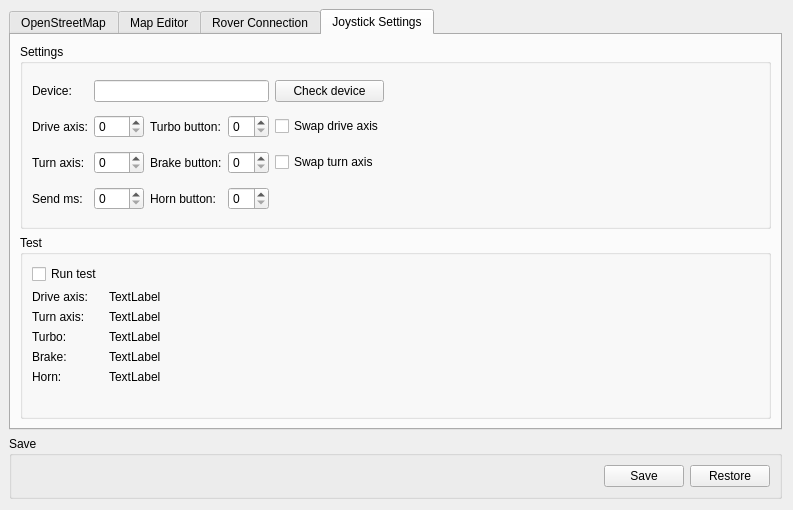
<?xml version="1.0" encoding="UTF-8"?>
<ui version="4.0">
 <class>SettingsForm</class>
 <widget class="QWidget" name="SettingsForm">
  <property name="geometry">
   <rect>
    <x>0</x>
    <y>0</y>
    <width>793</width>
    <height>510</height>
   </rect>
  </property>
  <property name="windowTitle">
   <string>Form</string>
  </property>
  <layout class="QGridLayout" name="gridLayout">
   <property name="leftMargin">
    <number>9</number>
   </property>
   <property name="topMargin">
    <number>9</number>
   </property>
   <item row="2" column="0">
    <widget class="QGroupBox" name="groupBox_2">
     <property name="title">
      <string>Save</string>
     </property>
     <layout class="QHBoxLayout" name="horizontalLayout">
      <item>
       <spacer name="horizontalSpacer_2">
        <property name="orientation">
         <enum>Qt::Horizontal</enum>
        </property>
        <property name="sizeHint" stdset="0">
         <size>
          <width>40</width>
          <height>20</height>
         </size>
        </property>
       </spacer>
      </item>
      <item>
       <widget class="QPushButton" name="pushButton_save_settings">
        <property name="text">
         <string>Save</string>
        </property>
       </widget>
      </item>
      <item>
       <widget class="QPushButton" name="pushButton_restore_settings">
        <property name="text">
         <string>Restore</string>
        </property>
       </widget>
      </item>
     </layout>
    </widget>
   </item>
   <item row="1" column="0">
    <widget class="QTabWidget" name="tabWidget">
     <property name="currentIndex">
      <number>3</number>
     </property>
     <widget class="QWidget" name="tabOpenStreetMap">
      <attribute name="title">
       <string>OpenStreetMap</string>
      </attribute>
      <layout class="QGridLayout" name="gridLayout_3">
       <item row="0" column="0">
        <widget class="QGroupBox" name="groupBox">
         <property name="title">
          <string>Resource:</string>
         </property>
         <layout class="QGridLayout" name="gridLayout_2">
          <item row="2" column="0">
           <widget class="QLabel" name="label_2">
            <property name="text">
             <string>Missing tile:</string>
            </property>
           </widget>
          </item>
          <item row="1" column="2">
           <spacer name="horizontalSpacer">
            <property name="orientation">
             <enum>Qt::Horizontal</enum>
            </property>
            <property name="sizeHint" stdset="0">
             <size>
              <width>40</width>
              <height>20</height>
             </size>
            </property>
           </spacer>
          </item>
          <item row="2" column="3">
           <widget class="QToolButton" name="toolButton_missing_tile_pick_directory">
            <property name="text">
             <string>...</string>
            </property>
           </widget>
          </item>
          <item row="1" column="1">
           <widget class="QComboBox" name="comboBox_tiles_format">
            <item>
             <property name="text">
              <string>png</string>
             </property>
            </item>
            <item>
             <property name="text">
              <string>jpeg</string>
             </property>
            </item>
           </widget>
          </item>
          <item row="4" column="1" colspan="2">
           <widget class="QLineEdit" name="lineEdit_cache_dir"/>
          </item>
          <item row="2" column="1" colspan="2">
           <widget class="QLineEdit" name="lineEdit_missing_tile"/>
          </item>
          <item row="0" column="0">
           <widget class="QLabel" name="label">
            <property name="text">
             <string>OSM Server:</string>
            </property>
           </widget>
          </item>
          <item row="1" column="0">
           <widget class="QLabel" name="label_4">
            <property name="text">
             <string>Tiles firmat:</string>
            </property>
           </widget>
          </item>
          <item row="0" column="1" colspan="3">
           <widget class="QLineEdit" name="lineEdit_osm_server"/>
          </item>
          <item row="4" column="0">
           <widget class="QLabel" name="label_3">
            <property name="text">
             <string>Cache folder:</string>
            </property>
           </widget>
          </item>
          <item row="4" column="3">
           <widget class="QToolButton" name="toolButton_cache_pick_directory">
            <property name="text">
             <string>...</string>
            </property>
           </widget>
          </item>
          <item row="5" column="0" colspan="2">
           <widget class="QPushButton" name="pushButton_clear_cache">
            <property name="text">
             <string>Clear cache</string>
            </property>
           </widget>
          </item>
         </layout>
        </widget>
       </item>
       <item row="1" column="0">
        <spacer name="verticalSpacer">
         <property name="orientation">
          <enum>Qt::Vertical</enum>
         </property>
         <property name="sizeHint" stdset="0">
          <size>
           <width>20</width>
           <height>40</height>
          </size>
         </property>
        </spacer>
       </item>
       <item row="0" column="1">
        <spacer name="horizontalSpacer_6">
         <property name="orientation">
          <enum>Qt::Horizontal</enum>
         </property>
         <property name="sizeHint" stdset="0">
          <size>
           <width>40</width>
           <height>20</height>
          </size>
         </property>
        </spacer>
       </item>
      </layout>
     </widget>
     <widget class="QWidget" name="tabMapEditor">
      <attribute name="title">
       <string>Map Editor</string>
      </attribute>
      <layout class="QGridLayout" name="gridLayout_6">
       <item row="1" column="0">
        <widget class="QGroupBox" name="groupBox_4">
         <property name="title">
          <string>Style</string>
         </property>
         <layout class="QGridLayout" name="gridLayout_5">
          <item row="4" column="0">
           <widget class="QLabel" name="label_9">
            <property name="text">
             <string>Not editable route opacity:</string>
            </property>
           </widget>
          </item>
          <item row="0" column="0">
           <widget class="QLabel" name="label_8">
            <property name="text">
             <string>Marker color:</string>
            </property>
           </widget>
          </item>
          <item row="0" column="1">
           <widget class="QToolButton" name="toolButton_select_marker_color">
            <property name="text">
             <string>...</string>
            </property>
           </widget>
          </item>
          <item row="3" column="1">
           <widget class="QDoubleSpinBox" name="doubleSpinBox_route_opacity">
            <property name="maximum">
             <double>1.000000000000000</double>
            </property>
            <property name="singleStep">
             <double>0.100000000000000</double>
            </property>
            <property name="value">
             <double>1.000000000000000</double>
            </property>
           </widget>
          </item>
          <item row="4" column="1">
           <widget class="QDoubleSpinBox" name="doubleSpinBox_not_route_opacity">
            <property name="maximum">
             <double>1.000000000000000</double>
            </property>
            <property name="singleStep">
             <double>0.100000000000000</double>
            </property>
            <property name="value">
             <double>0.250000000000000</double>
            </property>
           </widget>
          </item>
          <item row="3" column="0">
           <widget class="QLabel" name="label_10">
            <property name="text">
             <string>Editable route opacity:</string>
            </property>
           </widget>
          </item>
          <item row="1" column="0">
           <widget class="QLabel" name="label_11">
            <property name="text">
             <string>Active Marker color:</string>
            </property>
           </widget>
          </item>
          <item row="1" column="1">
           <widget class="QToolButton" name="toolButton_select_selected_marker_color">
            <property name="text">
             <string>...</string>
            </property>
           </widget>
          </item>
          <item row="2" column="0">
           <widget class="QLabel" name="label_7">
            <property name="text">
             <string>Selected route color:</string>
            </property>
           </widget>
          </item>
          <item row="2" column="1">
           <widget class="QToolButton" name="toolButton_select_selected_route_color">
            <property name="text">
             <string>...</string>
            </property>
           </widget>
          </item>
          <item row="4" column="2">
           <spacer name="horizontalSpacer_3">
            <property name="orientation">
             <enum>Qt::Horizontal</enum>
            </property>
            <property name="sizeHint" stdset="0">
             <size>
              <width>40</width>
              <height>20</height>
             </size>
            </property>
           </spacer>
          </item>
         </layout>
        </widget>
       </item>
       <item row="3" column="0">
        <spacer name="verticalSpacer_2">
         <property name="orientation">
          <enum>Qt::Vertical</enum>
         </property>
         <property name="sizeHint" stdset="0">
          <size>
           <width>20</width>
           <height>40</height>
          </size>
         </property>
        </spacer>
       </item>
       <item row="2" column="0">
        <widget class="QGroupBox" name="groupBox_5">
         <property name="title">
          <string>Other</string>
         </property>
         <layout class="QGridLayout" name="gridLayout_7">
          <item row="0" column="0">
           <widget class="QLabel" name="label_12">
            <property name="text">
             <string>Start from location:</string>
            </property>
           </widget>
          </item>
          <item row="0" column="1">
           <widget class="QLineEdit" name="lineEdit_start_location_name"/>
          </item>
         </layout>
        </widget>
       </item>
       <item row="0" column="0">
        <widget class="QGroupBox" name="groupBox_3">
         <property name="title">
          <string>Resources</string>
         </property>
         <layout class="QGridLayout" name="gridLayout_4">
          <item row="0" column="1">
           <widget class="QLineEdit" name="lineEdit_locations_storage_file"/>
          </item>
          <item row="1" column="2">
           <widget class="QToolButton" name="toolButton_select_routes_file">
            <property name="text">
             <string>...</string>
            </property>
           </widget>
          </item>
          <item row="0" column="2">
           <widget class="QToolButton" name="toolButton_select_location_file">
            <property name="text">
             <string>...</string>
            </property>
           </widget>
          </item>
          <item row="1" column="0">
           <widget class="QLabel" name="label_6">
            <property name="text">
             <string>Routes storage file:</string>
            </property>
           </widget>
          </item>
          <item row="1" column="1">
           <widget class="QLineEdit" name="lineEdit_routes_storage_file"/>
          </item>
          <item row="0" column="0">
           <widget class="QLabel" name="label_5">
            <property name="text">
             <string>Locations storage file:</string>
            </property>
           </widget>
          </item>
         </layout>
        </widget>
       </item>
       <item row="0" column="1">
        <spacer name="horizontalSpacer_7">
         <property name="orientation">
          <enum>Qt::Horizontal</enum>
         </property>
         <property name="sizeHint" stdset="0">
          <size>
           <width>40</width>
           <height>20</height>
          </size>
         </property>
        </spacer>
       </item>
      </layout>
     </widget>
     <widget class="QWidget" name="tabRoverConnection">
      <attribute name="title">
       <string>Rover Connection</string>
      </attribute>
      <layout class="QGridLayout" name="gridLayout_10">
       <item row="0" column="1">
        <spacer name="horizontalSpacer_4">
         <property name="orientation">
          <enum>Qt::Horizontal</enum>
         </property>
         <property name="sizeHint" stdset="0">
          <size>
           <width>40</width>
           <height>20</height>
          </size>
         </property>
        </spacer>
       </item>
       <item row="0" column="0">
        <widget class="QGroupBox" name="groupBox_6">
         <property name="title">
          <string>Address:</string>
         </property>
         <layout class="QGridLayout" name="gridLayout_11">
          <item row="1" column="0">
           <widget class="QLabel" name="label_14">
            <property name="text">
             <string>Info Port:</string>
            </property>
           </widget>
          </item>
          <item row="1" column="1">
           <widget class="QSpinBox" name="spinBox_rover_info_port">
            <property name="maximumSize">
             <size>
              <width>350</width>
              <height>16777215</height>
             </size>
            </property>
            <property name="minimum">
             <number>1</number>
            </property>
            <property name="maximum">
             <number>65535</number>
            </property>
           </widget>
          </item>
          <item row="0" column="0">
           <widget class="QLabel" name="label_13">
            <property name="text">
             <string>Addr:</string>
            </property>
           </widget>
          </item>
          <item row="0" column="1" colspan="2">
           <widget class="QLineEdit" name="lineEdit_rover_addr">
            <property name="text">
             <string>localhost</string>
            </property>
           </widget>
          </item>
         </layout>
        </widget>
       </item>
       <item row="1" column="0" colspan="2">
        <widget class="QGroupBox" name="groupBox_7">
         <property name="title">
          <string>Security</string>
         </property>
         <layout class="QGridLayout" name="gridLayout_8">
          <item row="0" column="0">
           <widget class="QLabel" name="label_15">
            <property name="text">
             <string>Cert:</string>
            </property>
           </widget>
          </item>
          <item row="2" column="1">
           <widget class="QLineEdit" name="lineEdit_ca_certs"/>
          </item>
          <item row="3" column="0" colspan="4">
           <widget class="QCheckBox" name="checkBox_infi_with_ssl">
            <property name="text">
             <string>Info with SSL</string>
            </property>
           </widget>
          </item>
          <item row="0" column="1">
           <widget class="QLineEdit" name="lineEdit_cert_path"/>
          </item>
          <item row="1" column="0">
           <widget class="QLabel" name="label_16">
            <property name="text">
             <string>PK:</string>
            </property>
           </widget>
          </item>
          <item row="2" column="3">
           <widget class="QPushButton" name="pushButton_open_ca_cert">
            <property name="maximumSize">
             <size>
              <width>25</width>
              <height>16777215</height>
             </size>
            </property>
            <property name="text">
             <string>...</string>
            </property>
           </widget>
          </item>
          <item row="2" column="0">
           <widget class="QLabel" name="label_17">
            <property name="text">
             <string>CA:</string>
            </property>
           </widget>
          </item>
          <item row="1" column="1">
           <widget class="QLineEdit" name="lineEdit_private_key"/>
          </item>
          <item row="1" column="3">
           <widget class="QPushButton" name="pushButton_open_pk">
            <property name="maximumSize">
             <size>
              <width>25</width>
              <height>16777215</height>
             </size>
            </property>
            <property name="text">
             <string>...</string>
            </property>
           </widget>
          </item>
          <item row="0" column="3">
           <widget class="QPushButton" name="pushButton_open_cert">
            <property name="maximumSize">
             <size>
              <width>25</width>
              <height>16777215</height>
             </size>
            </property>
            <property name="text">
             <string>...</string>
            </property>
           </widget>
          </item>
         </layout>
        </widget>
       </item>
       <item row="4" column="1">
        <spacer name="verticalSpacer_3">
         <property name="orientation">
          <enum>Qt::Vertical</enum>
         </property>
         <property name="sizeHint" stdset="0">
          <size>
           <width>20</width>
           <height>40</height>
          </size>
         </property>
        </spacer>
       </item>
       <item row="1" column="2" colspan="2">
        <spacer name="horizontalSpacer_8">
         <property name="orientation">
          <enum>Qt::Horizontal</enum>
         </property>
         <property name="sizeHint" stdset="0">
          <size>
           <width>40</width>
           <height>20</height>
          </size>
         </property>
        </spacer>
       </item>
       <item row="2" column="0">
        <widget class="QGroupBox" name="groupBox_8">
         <property name="title">
          <string>Other</string>
         </property>
         <layout class="QGridLayout" name="gridLayout_9">
          <item row="0" column="0">
           <widget class="QPushButton" name="pushButton_connection_test">
            <property name="text">
             <string>Test connection</string>
            </property>
           </widget>
          </item>
          <item row="1" column="0">
           <widget class="QPushButton" name="pushButton_reset_pass">
            <property name="text">
             <string>Reset password</string>
            </property>
           </widget>
          </item>
         </layout>
        </widget>
       </item>
       <item row="2" column="1">
        <widget class="QGroupBox" name="groupBox_9">
         <property name="title">
          <string>Services</string>
         </property>
         <layout class="QFormLayout" name="formLayout">
          <item row="0" column="0">
           <widget class="QLabel" name="label_18">
            <property name="text">
             <string>Sensors:</string>
            </property>
           </widget>
          </item>
          <item row="0" column="1">
           <widget class="QLineEdit" name="lineEdit_sensors_service"/>
          </item>
          <item row="1" column="0">
           <widget class="QLabel" name="label_19">
            <property name="text">
             <string>Driver:</string>
            </property>
           </widget>
          </item>
          <item row="1" column="1">
           <widget class="QLineEdit" name="lineEdit_driver_service"/>
          </item>
          <item row="2" column="0">
           <widget class="QLabel" name="label_20">
            <property name="text">
             <string>Video:</string>
            </property>
           </widget>
          </item>
          <item row="2" column="1">
           <widget class="QLineEdit" name="lineEdit_video_service"/>
          </item>
         </layout>
        </widget>
       </item>
       <item row="2" column="2">
        <spacer name="horizontalSpacer_5">
         <property name="orientation">
          <enum>Qt::Horizontal</enum>
         </property>
         <property name="sizeHint" stdset="0">
          <size>
           <width>40</width>
           <height>20</height>
          </size>
         </property>
        </spacer>
       </item>
      </layout>
     </widget>
     <widget class="QWidget" name="tab">
      <attribute name="title">
       <string>Joystick Settings</string>
      </attribute>
      <layout class="QGridLayout" name="gridLayout_13">
       <item row="0" column="0">
        <widget class="QGroupBox" name="groupBox_11">
         <property name="title">
          <string>Settings</string>
         </property>
         <layout class="QGridLayout" name="gridLayout_12">
          <item row="6" column="1">
           <widget class="QSpinBox" name="spinBox_turn">
            <property name="maximumSize">
             <size>
              <width>50</width>
              <height>16777215</height>
             </size>
            </property>
           </widget>
          </item>
          <item row="6" column="3">
           <widget class="QSpinBox" name="spinBox_brake"/>
          </item>
          <item row="7" column="3">
           <widget class="QSpinBox" name="spinBox_horn"/>
          </item>
          <item row="7" column="2">
           <widget class="QLabel" name="label_31">
            <property name="text">
             <string>Horn button:</string>
            </property>
           </widget>
          </item>
          <item row="7" column="0">
           <widget class="QLabel" name="label_32">
            <property name="text">
             <string>Send ms:</string>
            </property>
           </widget>
          </item>
          <item row="5" column="0">
           <widget class="QLabel" name="label_27">
            <property name="text">
             <string>Drive axis:</string>
            </property>
           </widget>
          </item>
          <item row="6" column="0">
           <widget class="QLabel" name="label_28">
            <property name="text">
             <string>Turn axis:</string>
            </property>
           </widget>
          </item>
          <item row="6" column="2">
           <widget class="QLabel" name="label_30">
            <property name="text">
             <string>Brake button:</string>
            </property>
           </widget>
          </item>
          <item row="2" column="0">
           <widget class="QLabel" name="label_26">
            <property name="text">
             <string>Device:</string>
            </property>
           </widget>
          </item>
          <item row="5" column="5">
           <spacer name="horizontalSpacer_9">
            <property name="orientation">
             <enum>Qt::Horizontal</enum>
            </property>
            <property name="sizeHint" stdset="0">
             <size>
              <width>40</width>
              <height>20</height>
             </size>
            </property>
           </spacer>
          </item>
          <item row="7" column="1">
           <widget class="QSpinBox" name="spinBox_send_ms">
            <property name="maximumSize">
             <size>
              <width>50</width>
              <height>16777215</height>
             </size>
            </property>
            <property name="maximum">
             <number>1000</number>
            </property>
           </widget>
          </item>
          <item row="5" column="1">
           <widget class="QSpinBox" name="spinBox_drive">
            <property name="maximumSize">
             <size>
              <width>50</width>
              <height>16777215</height>
             </size>
            </property>
           </widget>
          </item>
          <item row="5" column="3">
           <widget class="QSpinBox" name="spinBox_turbo">
            <property name="maximumSize">
             <size>
              <width>50</width>
              <height>16777215</height>
             </size>
            </property>
           </widget>
          </item>
          <item row="5" column="2">
           <widget class="QLabel" name="label_29">
            <property name="text">
             <string>Turbo button:</string>
            </property>
           </widget>
          </item>
          <item row="2" column="1" colspan="3">
           <widget class="QLineEdit" name="lineEdit_device_path"/>
          </item>
          <item row="5" column="4">
           <widget class="QCheckBox" name="checkBox_swap_drive">
            <property name="text">
             <string>Swap drive axis</string>
            </property>
           </widget>
          </item>
          <item row="6" column="4">
           <widget class="QCheckBox" name="checkBox_swap_turn">
            <property name="text">
             <string>Swap turn axis</string>
            </property>
           </widget>
          </item>
          <item row="2" column="4">
           <widget class="QPushButton" name="pushButton_test_device">
            <property name="maximumSize">
             <size>
              <width>125</width>
              <height>16777215</height>
             </size>
            </property>
            <property name="text">
             <string>Check device</string>
            </property>
           </widget>
          </item>
         </layout>
        </widget>
       </item>
       <item row="1" column="0">
        <widget class="QGroupBox" name="groupBox_10">
         <property name="title">
          <string>Test</string>
         </property>
         <layout class="QFormLayout" name="formLayout_2">
          <item row="2" column="0">
           <widget class="QLabel" name="label_21">
            <property name="text">
             <string>Drive axis:</string>
            </property>
           </widget>
          </item>
          <item row="2" column="1">
           <widget class="QLabel" name="label_drive_axis">
            <property name="text">
             <string>TextLabel</string>
            </property>
           </widget>
          </item>
          <item row="1" column="0">
           <widget class="QCheckBox" name="checkBox_run_test">
            <property name="text">
             <string>Run test</string>
            </property>
           </widget>
          </item>
          <item row="3" column="0">
           <widget class="QLabel" name="label_22">
            <property name="text">
             <string>Turn axis:</string>
            </property>
           </widget>
          </item>
          <item row="3" column="1">
           <widget class="QLabel" name="label_turn_axis">
            <property name="text">
             <string>TextLabel</string>
            </property>
           </widget>
          </item>
          <item row="4" column="1">
           <widget class="QLabel" name="label_turbo_btn">
            <property name="text">
             <string>TextLabel</string>
            </property>
           </widget>
          </item>
          <item row="4" column="0">
           <widget class="QLabel" name="label_23">
            <property name="text">
             <string>Turbo:</string>
            </property>
           </widget>
          </item>
          <item row="5" column="0">
           <widget class="QLabel" name="label_25">
            <property name="text">
             <string>Brake:</string>
            </property>
           </widget>
          </item>
          <item row="5" column="1">
           <widget class="QLabel" name="label_break_btn">
            <property name="text">
             <string>TextLabel</string>
            </property>
           </widget>
          </item>
          <item row="6" column="1">
           <widget class="QLabel" name="label_horn_bnt">
            <property name="text">
             <string>TextLabel</string>
            </property>
           </widget>
          </item>
          <item row="6" column="0">
           <widget class="QLabel" name="label_24">
            <property name="text">
             <string>Horn:</string>
            </property>
           </widget>
          </item>
         </layout>
        </widget>
       </item>
      </layout>
     </widget>
    </widget>
   </item>
  </layout>
 </widget>
 <tabstops>
  <tabstop>tabWidget</tabstop>
  <tabstop>lineEdit_osm_server</tabstop>
  <tabstop>comboBox_tiles_format</tabstop>
  <tabstop>lineEdit_missing_tile</tabstop>
  <tabstop>toolButton_missing_tile_pick_directory</tabstop>
  <tabstop>lineEdit_cache_dir</tabstop>
  <tabstop>toolButton_cache_pick_directory</tabstop>
  <tabstop>pushButton_clear_cache</tabstop>
  <tabstop>lineEdit_locations_storage_file</tabstop>
  <tabstop>toolButton_select_location_file</tabstop>
  <tabstop>lineEdit_routes_storage_file</tabstop>
  <tabstop>toolButton_select_routes_file</tabstop>
  <tabstop>toolButton_select_marker_color</tabstop>
  <tabstop>toolButton_select_selected_marker_color</tabstop>
  <tabstop>toolButton_select_selected_route_color</tabstop>
  <tabstop>doubleSpinBox_route_opacity</tabstop>
  <tabstop>doubleSpinBox_not_route_opacity</tabstop>
  <tabstop>lineEdit_start_location_name</tabstop>
  <tabstop>lineEdit_rover_addr</tabstop>
  <tabstop>spinBox_rover_info_port</tabstop>
  <tabstop>lineEdit_cert_path</tabstop>
  <tabstop>pushButton_open_cert</tabstop>
  <tabstop>lineEdit_private_key</tabstop>
  <tabstop>pushButton_open_pk</tabstop>
  <tabstop>lineEdit_ca_certs</tabstop>
  <tabstop>pushButton_open_ca_cert</tabstop>
  <tabstop>checkBox_infi_with_ssl</tabstop>
  <tabstop>lineEdit_sensors_service</tabstop>
  <tabstop>lineEdit_driver_service</tabstop>
  <tabstop>lineEdit_video_service</tabstop>
  <tabstop>pushButton_connection_test</tabstop>
  <tabstop>pushButton_reset_pass</tabstop>
  <tabstop>lineEdit_device_path</tabstop>
  <tabstop>spinBox_drive</tabstop>
  <tabstop>spinBox_turn</tabstop>
  <tabstop>spinBox_send_ms</tabstop>
  <tabstop>spinBox_turbo</tabstop>
  <tabstop>spinBox_brake</tabstop>
  <tabstop>spinBox_horn</tabstop>
  <tabstop>checkBox_run_test</tabstop>
  <tabstop>pushButton_save_settings</tabstop>
  <tabstop>pushButton_restore_settings</tabstop>
 </tabstops>
 <resources/>
 <connections/>
</ui>
